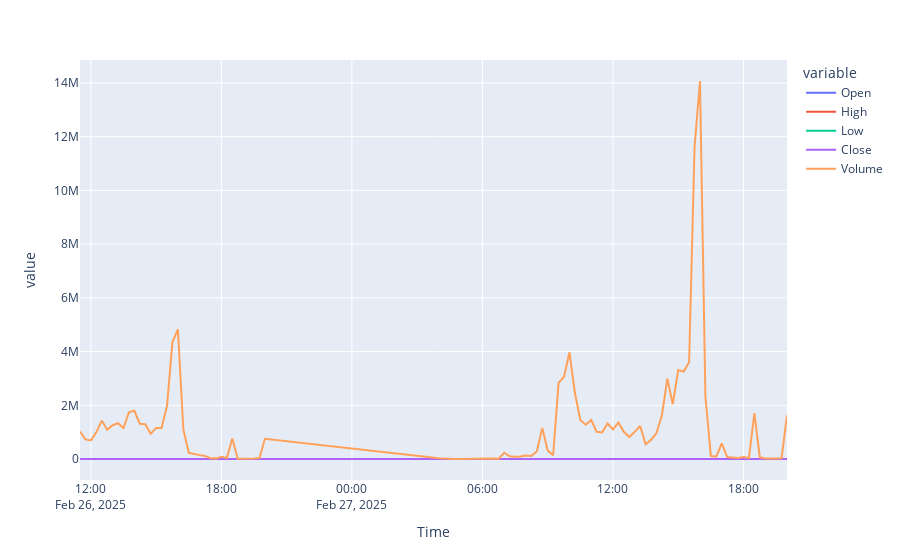

Notebook source saved alongside this figure:
### Code cell
import plotly
import pandas as pd
import plotly.express as px
import matplotlib.pyplot as plt

pd.options.plotting.backend = "plotly"

# Asegúrate de que `df_spy` es un DataFrame válido
fig = df_spy.plot(x='Time', y=df_spy.columns)

fig.show()
